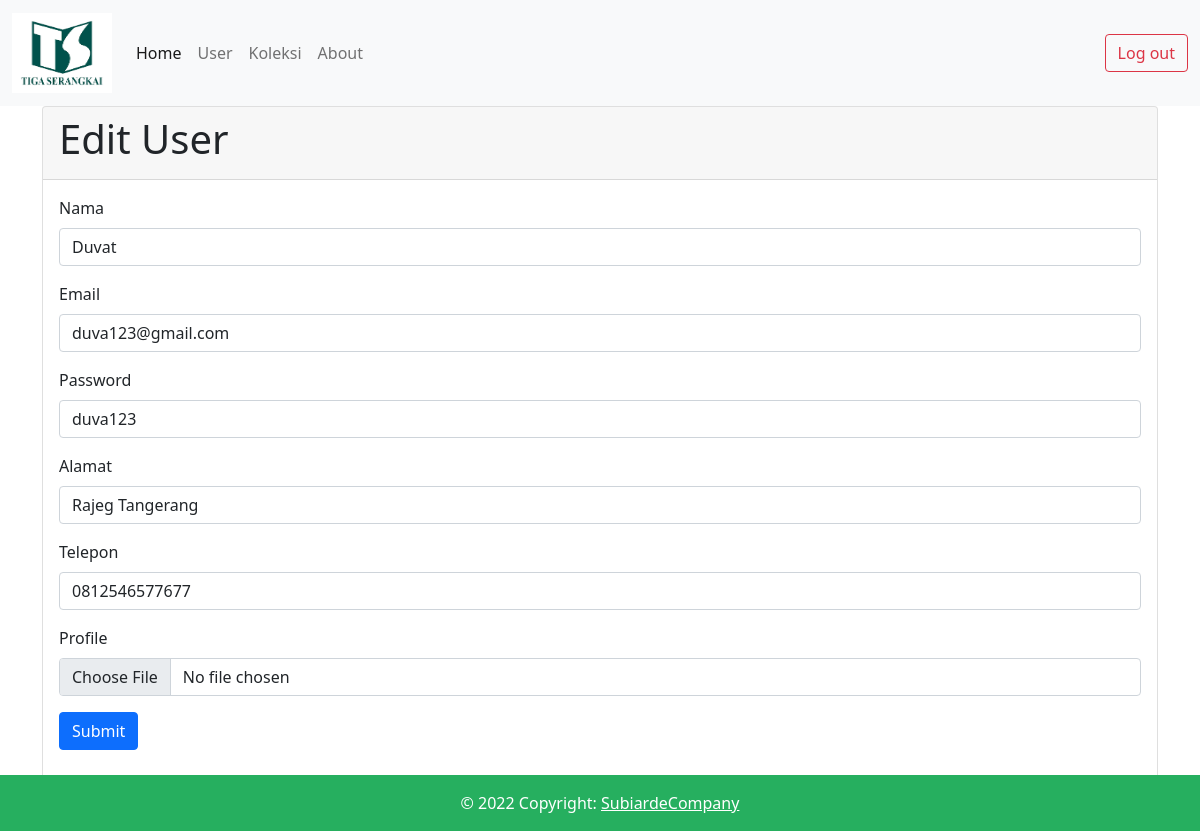
Page /index.php/user/edit/1 on the committed database.
### tables this page shows
CREATE TABLE `users` (
  `id` int(11) NOT NULL,
  `nama` varchar(255) NOT NULL,
  `email` varchar(255) NOT NULL,
  `password` varchar(255) NOT NULL,
  `alamat` varchar(255) NOT NULL,
  `telepon` varchar(255) NOT NULL,
  `profile` text NOT NULL,
  `created_at` datetime NOT NULL,
  `updated_at` datetime NOT NULL
);

### application/controllers/User.php (called while the page is built, shortened)
<?php
class User extends CI_Controller
{
    public function __construct()
    {
        $this->load->helper(array('text', 'url'));
        $this->load->model('Usermodel');
    }
    public function edit($a)
    {
        $data['detail'] = $this->Usermodel->get_detail_user($a);
        $this->load->view('header');
        $this->load->view('user/edit', $data);
        $this->load->view('footer');
    }
}

### index.php (called while the page is built, shortened)
<?php
require_once BASEPATH.'core/CodeIgniter.php';

### application/views/user/edit.php (the view, shortened to what this page needs)
<!DOCTYPE html>
<html lang="en">
<head>
    <link href="<?php echo base_url('assets/css/bootstrap.min.css'); ?>" rel="stylesheet">
</head>
<body>
    <div class="container">
        <div class="row">
            <div class="col-12">
                <div class="card">
                    <div class="card-header">
                        <h1>Edit User</h1>
                    </div>
                    <div class="card-body">
                        <div class="row">
                            <div class="col-12">
                                <form action="<?php echo base_url('User/update/' . $detail['id']) ?>" method="post" enctype="multipart/form-data">
                                    <div class="mb-3">
                                        <label for="nama" class="form-label">Nama </label>
                                        <input type="text" name="nama" class="form-control" id="nama" value="<?php echo $detail['nama'] ?>">
                                    </div>
                                    <div class="mb-3">
                                        <label for="email" class="form-label">Email </label>
                                        <input type="text" name="email" class="form-control" id="email" value="<?php echo $detail['email'] ?>">
                                    </div>
                                    <div class="mb-3">
                                        <label for="password" class="form-label">Password </label>
                                        <input type="text" name="password" class="form-control" id="password" value="<?php echo $detail['password'] ?>">
                                    </div>
                                    <div class="mb-3">
                                        <label for="alamat" class="form-label">Alamat </label>
                                        <input type="text" name="alamat" class="form-control" id="alamat" value="<?php echo $detail['alamat'] ?>">
                                    </div>
                                    <div class="mb-3">
                                        <label for="telepon" class="form-label">Telepon </label>
                                        <input type="text" name="telepon" class="form-control" id="telepon" value="<?php echo $detail['telepon'] ?>">
                                    </div>
                                    <div class="mb-3">
                                        <label for="profile" class="form-label">Profile</label>
                                        <input type="file" name="profile" class="form-control" id="profile">
                                    </div>
                                    <button type="submit" class="btn btn-primary">Submit</button>
                                </form>
                            </div>
                        </div>
                    </div>
                </div>
            </div>
        </div>
    </div>
</body>
</html>

### rows in the picture
users: nama "Duvat", email "duva123@gmail.com", password "duva123", alamat "Rajeg Tangerang", telepon "0812546577677"
